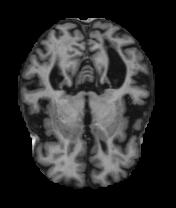
#> input picture Alzheimers Dataset/train/MildDemented/mildDem0.jpg, 176 x 208 px; its folder holds 2 pictures in this run
$ jupyter execute --allow-errors Main.ipynb
#> lines starting #> are read from the running program, lines starting #| are printed output that depends on the picture; after the words box and inside, x2 and y2 are one past the last pixel; in counts of white or black regions, pixels touching at a corner belong together
<table>
<tr>
    <td width=20%>

    </td>
    <td width=60%>
        <center>
            <h1>Projet Machine Learning</h1>
            <h2>Problematique : Alzheimer's dataset</h2>
        </center>
    </td>
    <td width=20%>
        <a href="theo.jean2@etu.uca.fr" style="font-size: 16px; font-weight: bold"> UCA UFR Mathématiques </a>
        <br/> Pierre-Étienne BORDES <br/>Théo JEAN<br/>Florentin ROUX<br/>
    </td>
</tr>
</table>

<hr>

Objectif : Trouver un modèle de machine learning capable d'identifier la maladie d'Alzheimer à différents stades de développement.

Jeu de données : https://www.kaggle.com/tourist55/alzheimers-dataset-4-class-of-images

Chaque modèle de Machine Learning dans ce projet a été réalisé par une personne du groupe : SVM (Théo), Random Forest (Florentin) et Régression logistique (Pierre-Étienne) puis en concertation tous ensemble.

# Table des matières <a class="anchor" id="up"></a>

* [1. Exploration des données](#chapter1)
    * [1.1. Étape de pre-processing / préparation des données](#section_1_1)
    * [1.2. Visualisation des données](#section_1_2)
* [2. Modèles de Machine Learning](#chapter2)
    * [2.1. Support Vector Machine (SVM)](#section_2_1)
        * [2.1.1. Création du modèle](#section_2_1_1)
        * [2.1.2. Recherche de meilleurs hyper-paramètres](#section_2_1_2)
    * [2.2. Random Forest](#section_2_2)
        * [2.2.1 Random Forest classique](#section_2_2_1)
        * [2.2.2 Random Forest avec seulement les points importants](#section_2_2_2)
        * [2.2.3 Random Forest classe 0 contre classe 3 avec les points "importants" ](#section_2_2_3)
    * [2.3. Logistic Regression](#section_2_3)
        * [2.3.1. Définition du modèle](#section_2_3_1)
        * [2.3.2. Optimisation des hyper-paramètres](#section_2_3_2)
* [3. Conclusion](#chapter3)

# 1. Exploration des données <a class="anchor" id="chapter1"></a>

[cell 1]
import glob
from pathlib import Path
import pandas as pd
import numpy as np
import os
from tqdm.notebook import tqdm
import cv2
import matplotlib.pyplot as plt
from sklearn.model_selection import train_test_split
from sklearn.preprocessing import LabelEncoder
from sklearn.svm import SVC
from sklearn.metrics import accuracy_score, classification_report, confusion_matrix
import seaborn as sns
import warnings

warnings.filterwarnings("ignore")

## 1.1. Étape de pre-processing / préparation des données <a class="anchor" id="section_1_1"></a>

[cell 2]
# Chemins d'accès
path_train = r"Alzheimer_s Dataset/train/**/*.jpg"
path_test = r"Alzheimer_s Dataset/test/**/*.jpg"

[cell 3]
# Liste des chemins d'accès aux images
file_list_train = list(glob.glob(path_train, recursive=True))
file_list_test = list(glob.glob(path_test, recursive=True))

[cell 4]
file_list_train[0:2]

[cell 5]
from sklearn.preprocessing import LabelEncoder
label_encoder = LabelEncoder() # Permet de transformer les classes en chiffres

# Création du DataFrame pour les données d'entraînement
chemin_train = pd.DataFrame(file_list_train, columns=['chemin_dacces_photo'])
chemin_train['group'] = chemin_train["chemin_dacces_photo"].apply(lambda x: os.path.basename(os.path.dirname(x)))
chemin_train['class'] = chemin_train['group'].map({'NonDemented': 0, 'ModerateDemented': 1, 'MildDemented': 2, 'VeryMildDemented': 3})
X_train = chemin_train["chemin_dacces_photo"]
y_train = label_encoder.fit_transform(chemin_train["class"])

[cell 6]
# Création du DataFrame pour les données de test
chemin_test = pd.DataFrame(file_list_test, columns=['chemin_dacces_photo'])
chemin_test['group'] = chemin_test["chemin_dacces_photo"].apply(lambda x: os.path.basename(os.path.dirname(x)))
chemin_test['class'] = chemin_test['group'].map({'NonDemented': 0, 'ModerateDemented': 1, 'MildDemented': 2, 'VeryMildDemented': 3})
X_test = chemin_test["chemin_dacces_photo"]
y_test = label_encoder.transform(chemin_test["class"])

[cell 7]
# Colonne avec les pixels en nuances de gris :
chemin_train['array_photo'] = [cv2.cvtColor(cv2.imread(chemin), cv2.COLOR_BGR2GRAY) for chemin in chemin_train['chemin_dacces_photo']]
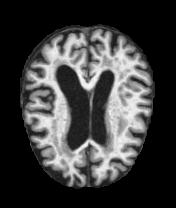
#> input picture Alzheimers Dataset/train/MildDemented/mildDem715.jpg, 176 x 208 px
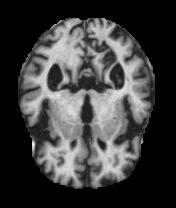
#> input picture Alzheimers Dataset/train/ModerateDemented/moderateDem0.jpg, 176 x 208 px
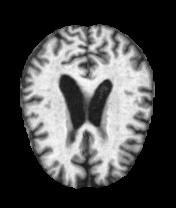
#> input picture Alzheimers Dataset/train/ModerateDemented/moderateDem51.jpg, 176 x 208 px
chemin_test['array_photo'] = [cv2.cvtColor(cv2.imread(chemin), cv2.COLOR_BGR2GRAY) for chemin in chemin_test['chemin_dacces_photo']]

## 1.2. Visualisation des données <a class="anchor" id="section_1_2"></a>

[cell 8]
plt.figure(figsize=(10,8))
class_name = ['NonDemented', 'ModerateDemented',  'MildDemented', 'VeryMildDemented']

#> (the rest of this cell did not finish here and is left out)

Nous allons regarder l'équilibre entre les classes pour avoir une idée de la répartition :

[cell 9]
class_counts_train = chemin_train['class'].value_counts().sort_index()
class_counts_test = chemin_test['class'].value_counts().sort_index()

plt.figure(figsize=(12, 8))

# Plot pour chemin_train
plt.subplot(2, 1, 1)
bars_train = class_counts_train.plot(kind='bar', color='skyblue')
for bar in bars_train.patches:
    plt.text(bar.get_x() + bar.get_width() / 2 - 0.1, bar.get_height() + 0.1, str(int(bar.get_height())), fontsize=9)
plt.title('Distribution des classes sur chemin_train')
plt.xlabel('Classe')
plt.ylabel('Nombre d\'images')
plt.xticks(rotation=0)

# Plot pour chemin_test
plt.subplot(2, 1, 2)
#> (the rest of this cell did not finish here and is left out)

On remarque un grand déséquilibre du nombre d'images par classe, ce qui signifie qu'il faudra utiliser une validation croisée spécifique pour garder une équiproportion des classes dans les plis, ce qui peut être le cas avec `StratifiedKFold`.

La classe la plus sous-représentée est `ModerateDemented`.

# 2. MODÈLES DE CLASSIFICATION <a class="anchor" id="chapter2"></a>
[Up](#up)

# 2.1. Support Vector Machine (SVM) <a class="anchor" id="section_2_1"></a>

[cell 10]
# fonction pour extraire des caractéristiques des images
def extract_features(image_path, target_size=(100, 100)):
#> called with target_size = (100, 100)
    image = cv2.imread(image_path) # Charger l'image en couleur
#> image is the input picture: shape (208, 176, 3); min 0, max 247, mean 46.3

    image = cv2.resize(image, target_size) # Redimensionner l'image à la taille spécifiée
#> image: shape (100, 100, 3)

    gray_image = cv2.cvtColor(image, cv2.COLOR_BGR2GRAY) # Convertir l'image en nuances de gris

    blurred_image = cv2.GaussianBlur(gray_image, (5, 5), 0) # Appliquer une opération de lissage pour l'optimisation des performances

    edged_image = cv2.Canny(blurred_image, 50, 150) # Appliquer une détection de contours
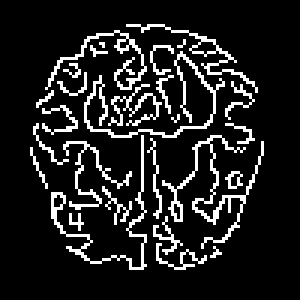
#> edged_image: shape (100, 100) (shown 3 times larger); 12.4% white in thin lines or dots, all inside (x1, y1, x2, y2) = (10, 8, 88, 90)

    features = edged_image.flatten() # Aplatir l'image en un vecteur d'une dimension
#> features = 10000 values, max 255 at index 842, min 0 at index 0, mean 31.62

    return features

### 2.1.1 Création du modèle : <a class="anchor" id="section_2_1_1"></a>

[cell 11]
# Ici, nous allons avoir X_test et X_train en fonction des features importants ressortis par la fonction "extract_features"
X_train_features = np.array([extract_features(path) for path in X_train])
#> call 2 of extract_features, with target_size = (100, 100)
#> in extract_features, image is the input picture: shape (208, 176, 3); min 0, max 255, mean 60.6
#> in extract_features (call 2), `edged_image = cv2.Canny(blurred_image, 50, 150)`:
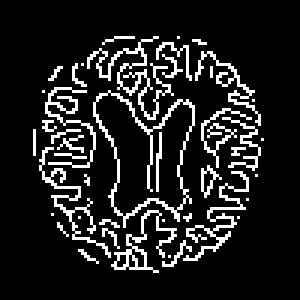
#> edged_image: shape (100, 100) (shown 3 times larger); 12.6% white in thin lines or dots, all inside (x1, y1, x2, y2) = (11, 12, 88, 91)
#> in extract_features (call 2), `features = edged_image.flatten() # Aplatir l'image en un vecteur d'une..`: features = 10000 values, max 255 at index 1238, min 0 at index 0, mean 32.21
#> call 3 of extract_features, with target_size = (100, 100)
#> in extract_features, image is the input picture: shape (208, 176, 3); min 0, max 254, mean 62.4
#> in extract_features (call 3), `blurred_image = cv2.GaussianBlur(gray_image, (5, 5), 0) # Appliquer un..`:
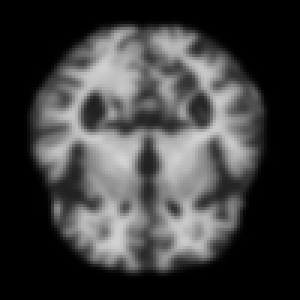
#> blurred_image: shape (100, 100) (shown 3 times larger); min 0, max 212, mean 62.4
#> in extract_features (call 3), `edged_image = cv2.Canny(blurred_image, 50, 150)`:
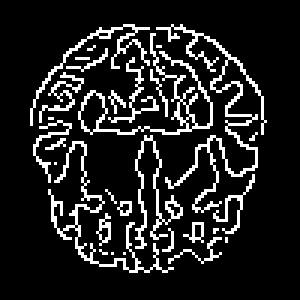
#> edged_image: shape (100, 100) (shown 3 times larger); 13.2% white in thin lines or dots, all inside (x1, y1, x2, y2) = (10, 8, 89, 91)
#> in extract_features (call 3), `features = edged_image.flatten() # Aplatir l'image en un vecteur d'une..`: features = 10000 values, max 255 at index 841, min 0 at index 0, mean 33.76
#> call 4 of extract_features, with target_size = (100, 100)
#> in extract_features, image is the input picture: shape (208, 176, 3); min 0, max 254, mean 75.5
#> in extract_features (call 4), `blurred_image = cv2.GaussianBlur(gray_image, (5, 5), 0) # Appliquer un..`:
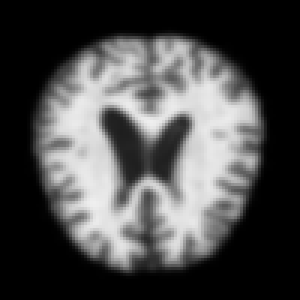
#> blurred_image: shape (100, 100) (shown 3 times larger); min 0, max 239, mean 75.5
#> in extract_features (call 4), `edged_image = cv2.Canny(blurred_image, 50, 150)`:
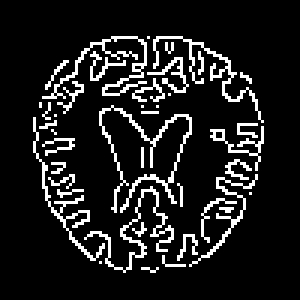
#> edged_image: shape (100, 100) (shown 3 times larger); 11.5% white in thin lines or dots, all inside (x1, y1, x2, y2) = (11, 12, 88, 91)
#> in extract_features (call 4), `features = edged_image.flatten() # Aplatir l'image en un vecteur d'une..`: features = 10000 values, max 255 at index 1237, min 0 at index 0, mean 29.3
X_test_features = np.array([extract_features(path) for path in X_test])

[cell 12]
svm_model = SVC() # Création d'un modèle par défaut pour avoir un aperçu de l'efficacité de la classification SVM
svm_model.fit(X_train_features, y_train)

Première évaluation du modèle par `cross-validation` sur les données d'entrainement grâce à StratifiedKFold :

[cell 13]
from sklearn.model_selection import cross_val_score, StratifiedKFold

n_splits = 5
stratified_kfold = StratifiedKFold(n_splits=n_splits, shuffle=True, random_state=42)

#> (the rest of this cell did not finish here and is left out)

Nous obtenons le très bon score de 0.91 pour l'évaluation du modèle à partir des données d'entrainement.

Maintenant, calculons le score sur les données de test pour évaluer la performance de généralisation du modèle :

#> (a cell that did not finish here is left out)

#> (a cell that did not finish here is left out)

On observe un score de 0.53, ce qui montre que notre modèle généralise assez mal les nouvelles données et notamment la classe numéro 1 (ModerateDemented) qui correspond à la classe qui comporte le moins de données.

### 2.1.2. Recherche de meilleurs hyperparamètres : <a class="anchor" id="section_2_1_2"></a>

Utilisation de la cross-validation classique `KFold` car après plusieurs essais avec `StratifiedKFold`, le résultat est presque le même mais les temps d'exécutions beaucoup plus conséquents.

[cell 16]
from sklearn.model_selection import GridSearchCV

param_grid = {'C': [0.1, 1, 10], 'degree': [2, 3, 4], 'kernel': ['rbf', 'poly']}

grid_search = GridSearchCV(svm_model, param_grid, cv=2, scoring='accuracy', n_jobs=-1)

grid_search.fit(X_train_features, y_train)

print("Meilleurs paramètres:", grid_search.best_params_)
print("Meilleure performance:", grid_search.best_score_)

[cell 17]
import tensorflow as tf

[cell 18]
from sklearn.model_selection import GridSearchCV

param_grid = {'C': [10], 'degree': [2], 'kernel': ['rbf', 'poly'], 'gamma':[1e-2, 1, 10]}

grid_search = GridSearchCV(svm_model, param_grid, cv=2, scoring='accuracy', n_jobs=-1)

grid_search.fit(X_train_features, y_train)

print("Meilleurs paramètres:", grid_search.best_params_)
print("Meilleure performance:", grid_search.best_score_)

[cell 19]
def extract_features_advanced(image_path, target_size=(100, 100)):
#> called with target_size = (100, 100)
    image = cv2.imread(image_path)
    image = cv2.resize(image, target_size)
    image = cv2.cvtColor(image, cv2.COLOR_BGR2RGB).astype(np.float32)
    image = tf.keras.applications.mobilenet_v2.preprocess_input(image)
    features = image.flatten()
    return features

#> (the rest of this cell did not finish here and is left out)

On obtient une précision de 65% sur les données de test et on remarque que ce sont les classes 1 et 4 qui sont les moins bien différenciées par le modèle.

# 2.2. Random Forest <a class="anchor" id="section_2_2"></a>
[Up](#up)

[cell 20]
from sklearn.ensemble import RandomForestClassifier

## 2.2.1 Random Forest classique <a class="anchor" id="section_2_2_1"></a>
[Up](#up)

[cell 21]
# creation des listes X_train ....
nb_img = len(chemin_train)
liste_photo = np.zeros((nb_img,208,176))
for i in range(nb_img):
    liste_photo[i] = chemin_train['array_photo'][i]

y_train_RF = np.array(chemin_train['class'])
y_train_RF = y_train_RF.reshape(-1, 1)

X_train_RF = liste_photo.reshape(nb_img, -1)

X_train_RF.shape , y_train_RF.shape

[cell 22]
forest = RandomForestClassifier(n_estimators=750,
                                max_depth=1076, # seulement 1076 pixels sur 36068
                                random_state=1
                                )

[cell 23]
forest.fit(X_train_RF, y_train_RF)
# prend 11sec avec 20 arbres et 1076 pixels : accuracy 0.55
# prend 2min avec 200 arbres et 1076 pixels : accuracy 0.64
# prend 7m avec 750 arbres et 1076 pixels

[cell 24]
imp = forest.feature_importances_
importances = imp.reshape(liste_photo[0].shape) # revenir à la forme d'image originale

[cell 25]
# affiche les points important du random forest
# on peut voir que tous les contours ne sont pas important
# on va donc les enlever par la suite pour gagner en temps de calcul
# et peut-etre en précision
plt.imshow(importances, cmap='hot')
plt.colorbar()
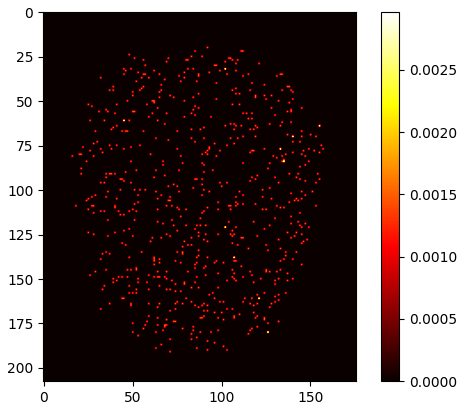
#> figure drawn by matplotlib, 2 panels

Test du modèle classique :

[cell 26]
nb_img = len(chemin_test)
liste_photo_test = np.zeros((nb_img,208,176))
for i in range(nb_img):
    liste_photo_test[i] = chemin_test['array_photo'][i]

#> (the rest of this cell did not finish here and is left out)

#> (a cell that did not finish here is left out)

#> (a cell that did not finish here is left out)

- Pour la classe 0 : 543 bien prédits et 97 qui sont prédits dans la classe 3

- Pour la classe 1 : seulement 12 images et aucune n'est bonne, 6 dans classe 0 et 6 dans classe 3

- Pour la classe 3 : même chose seulement 17 sont bien trouvées et 45 sont dans la classe 0 et 117 dans classe 3

- Pour la classe 4 : 277 bien prédits et 171 dans la classe 0

## 2.2.2 Random Forest avec seulement les points importants <a class="anchor" id="section_2_2_2"></a>
[Up](#up)

[cell 29]
# selection des pixels "importants"
# (on a essayé d'enlever ici le contours des cerveaux, les pixels toujours noirs)
chemin_train['important_points'] = [image[importances !=0 ]  for image in chemin_train['array_photo']]
chemin_test['important_points'] = [image[importances !=0 ]  for image in chemin_test['array_photo']]

[cell 30]
nb_img = len(chemin_train)
liste_photo = np.zeros((nb_img,chemin_train['important_points'][0].shape[0] ))
for i in range(nb_img):
    liste_photo[i] = chemin_train['important_points'][i]

X_train_RF_imp = liste_photo
X_train_RF_imp.shape

[cell 31]
forest = RandomForestClassifier(n_estimators=1000,
                                max_depth=619, # seulement 619 pixels sur 21072
                                random_state=1
                                )

[cell 32]
forest.fit(X_train_RF_imp, y_train_RF)
# prend 11 min avec 1000 arbres et 619 pixels : accuracy 0.65
# prend 10.58 min avec 1000 arbres et 1000 pixels : accuracy 0.65
# prend 11.49 min avec 1000 arbres et 2000 pixels

Test du modele avec sélection des points importants :

[cell 33]
nb_img = len(chemin_test)
#> (the rest of this cell did not finish here and is left out)

#> (a cell that did not finish here is left out)

## 2.2.3 Random Forest classe 0 contre classe 3 avec les points "importants" <a class="anchor" id="section_2_2_3"></a>
[Up](#up)

[cell 35]
RF_C0_C3 = chemin_test[(chemin_train['class'] == 0) | (chemin_train['class'] == 3) ].reset_index().copy()
nb_img = len(RF_C0_C3)
liste_photo_train = np.zeros((nb_img,chemin_train['important_points'][0].shape[0]))
for i in range(len(RF_C0_C3)):
    liste_photo_train[i] = RF_C0_C3['important_points'][i]

#> (the rest of this cell did not finish here and is left out)
